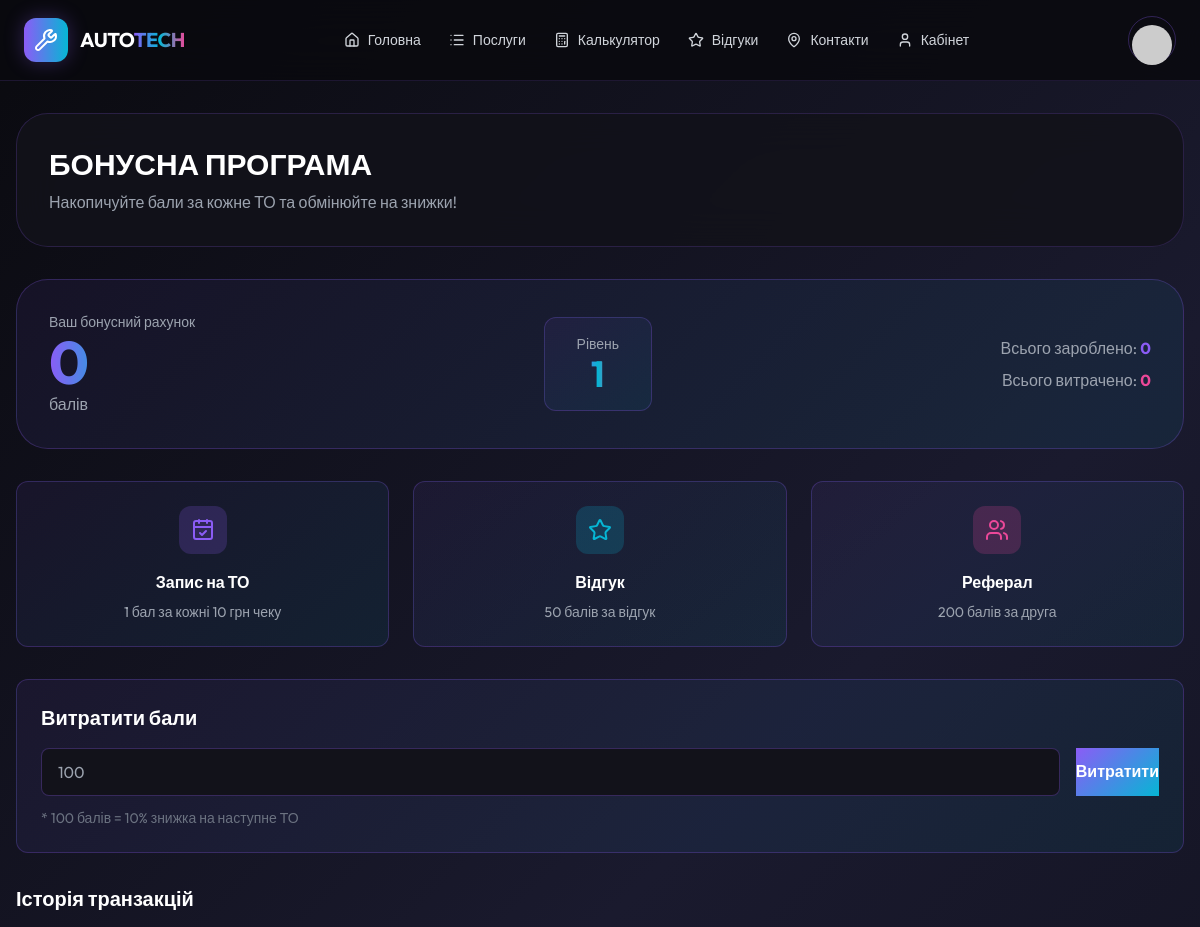
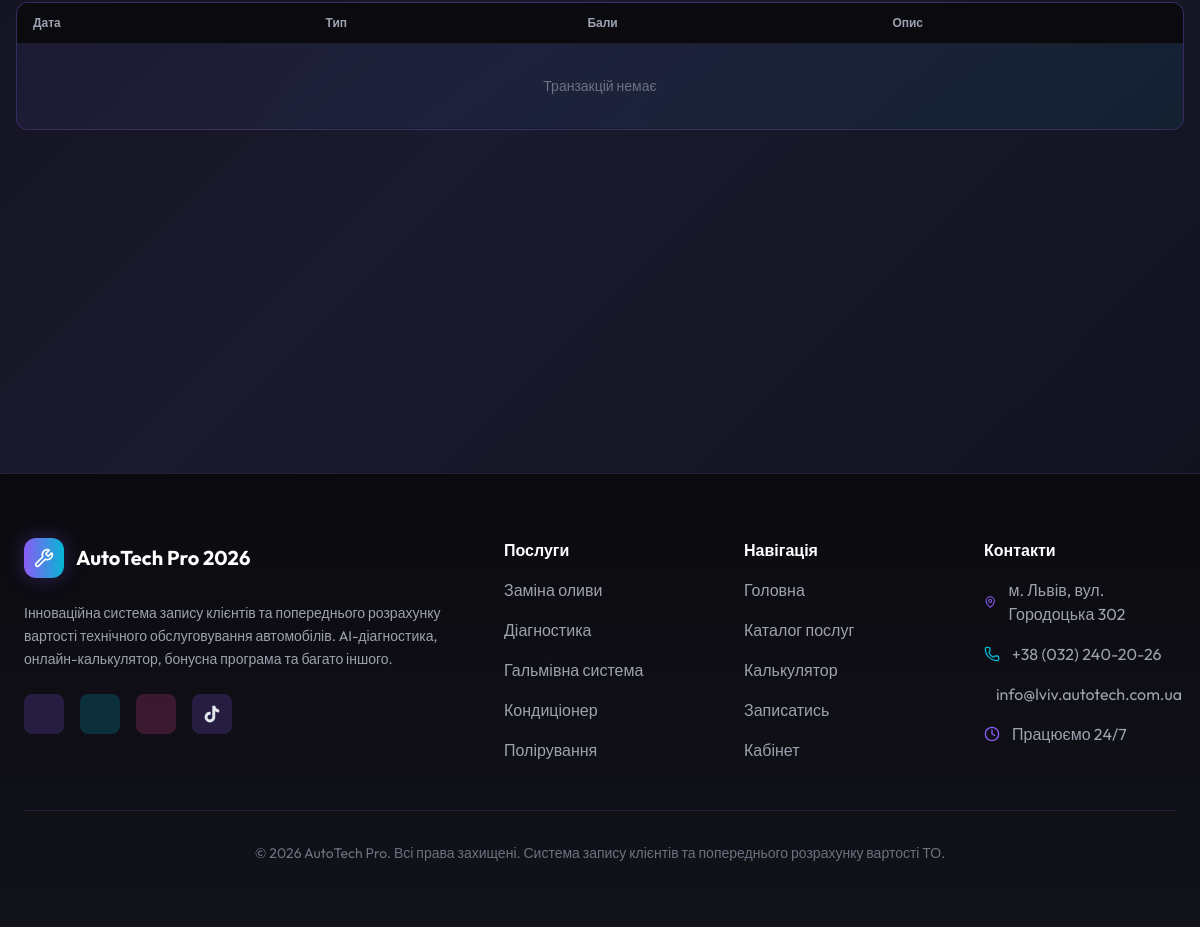
Screenshot of /bonus/ (signed in) with the database file from the repository (2 pictures, top to bottom).
### bookings/models.py (models this page shows, shortened)
class BonusPoints(models.Model):
    user = models.ForeignKey(
        settings.AUTH_USER_MODEL, on_delete=models.CASCADE, related_name="bonus_account"
    )
    points = models.PositiveIntegerField(default=0, verbose_name=_("Бали"))
    total_earned = models.PositiveIntegerField(default=0, verbose_name=_("Всього зароблено"))
    total_spent = models.PositiveIntegerField(default=0, verbose_name=_("Всього витрачено"))
    level = models.PositiveIntegerField(default=1, verbose_name=_("Рівень"))
    created_at = models.DateTimeField(auto_now_add=True)
    updated_at = models.DateTimeField(auto_now=True)
    class Meta:
        verbose_name = _("Бонусний рахунок")
        verbose_name_plural = _("Бонусні рахунки")

### dashboard/views.py (the view)
# urls.py: path("bonus/", views.bonus_view, name="bonus"),
@login_required
def bonus_view(request):
    bonus_account, _ = BonusPoints.objects.get_or_create(user=request.user)
    transactions = BonusTransaction.objects.filter(user=request.user).order_by("-created_at")[:20]
    return render(
        request,
        "dashboard/bonus.html",
        {"bonus_account": bonus_account, "transactions": transactions},
    )

### templates/dashboard/bonus.html (shortened to what this page needs)
{% extends 'base.html' %}
{% load static %}
{% block content %}
<div class="space-y-8">
    <div class="glass-panel rounded-[32px] p-8">
        <h1 class="text-3xl font-bold text-white">БОНУСНА ПРОГРАМА</h1>
        <p class="text-gray-400 mt-2">Накопичуйте бали за кожне ТО та обмінюйте на знижки!</p>
    </div>
    <div class="cyber-card rounded-[32px] p-8">
        <div class="flex flex-col md:flex-row items-center justify-between gap-8">
            <div class="text-center md:text-left">
                <div class="text-gray-400 text-sm">Ваш бонусний рахунок</div>
                <div class="text-6xl font-bold gradient-text">{{ bonus_account.points }}</div>
                <div class="text-gray-400">балів</div>
            </div>
            <div class="text-center">
                <div class="cyber-card inline-block px-8 py-4 rounded-xl">
                    <div class="text-sm text-gray-400">Рівень</div>
                    <div class="text-4xl font-bold gradient-text">{{ bonus_account.level }}</div>
                </div>
            </div>
            <div class="text-center md:text-right space-y-2">
                <div class="text-gray-400">
                    Всього зароблено: <span class="text-cyber-purple font-bold">{{ bonus_account.total_earned }}</span>
                </div>
                <div class="text-gray-400">
                    Всього витрачено: <span class="text-cyber-pink font-bold">{{ bonus_account.total_spent }}</span>
                </div>
            </div>
        </div>
    </div>
    <div class="grid grid-cols-1 md:grid-cols-3 gap-6">
        <div class="cyber-card p-6 rounded-xl text-center">
            <div class="w-12 h-12 rounded-xl bg-cyber-purple/20 flex items-center justify-center mx-auto mb-4">
                <i data-lucide="calendar-check" class="w-6 h-6 text-cyber-purple"></i>
            </div>
            <h3 class="font-bold text-white mb-2">Запис на ТО</h3>
            <p class="text-gray-400 text-sm">1 бал за кожні 10 грн чеку</p>
        </div>
        <div class="cyber-card p-6 rounded-xl text-center">
            <div class="w-12 h-12 rounded-xl bg-cyber-cyan/20 flex items-center justify-center mx-auto mb-4">
                <i data-lucide="star" class="w-6 h-6 text-cyber-cyan"></i>
            </div>
            <h3 class="font-bold text-white mb-2">Відгук</h3>
            <p class="text-gray-400 text-sm">50 балів за відгук</p>
        </div>
        <div class="cyber-card p-6 rounded-xl text-center">
            <div class="w-12 h-12 rounded-xl bg-cyber-pink/20 flex items-center justify-center mx-auto mb-4">
                <i data-lucide="users" class="w-6 h-6 text-cyber-pink"></i>
            </div>
            <h3 class="font-bold text-white mb-2">Реферал</h3>
            <p class="text-gray-400 text-sm">200 балів за друга</p>
        </div>
    </div>
    <div class="cyber-card rounded-xl p-6">
        <h3 class="text-xl font-bold text-white mb-4">Витратити бали</h3>
        <form method="post" action="{% url 'dashboard:spend_bonus' %}" class="flex gap-4 items-end">
            <div class="flex-1">
                <input type="number" name="amount" min="100" max="{{ bonus_account.points }}" placeholder="100" class="input input-bordered w-full bg-cyber-surface border-cyber-purple/30" required />
            </div>
            <button type="submit" class="btn-cyber h-12">Витратити</button>
        </form>
        <p class="text-sm text-gray-500 mt-3">* 100 балів = 10% знижка на наступне ТО</p>
    </div>
    <div>
        <h3 class="text-xl font-bold text-white mb-4">Історія транзакцій</h3>
        <div class="cyber-card overflow-hidden rounded-xl">
            <table class="table w-full">
                <thead class="bg-cyber-dark">
                    <tr class="text-gray-400">
                        <th class="bg-transparent">Дата</th>
                        <th class="bg-transparent">Тип</th>
                        <th class="bg-transparent">Бали</th>
                        <th class="bg-transparent">Опис</th>
                    </tr>
                </thead>
                <tbody>
                    {% for transaction in transactions %}
                    <tr class="border-t border-cyber-purple/10">
                        <td class="text-gray-300">{{ transaction.created_at|date:"d.m.Y H:i" }}</td>
                        <td>
                            {% if transaction.transaction_type == 'EARN' %}
                            <span class="badge bg-green-500/20 text-green-400">+</span>
                            {% else %}
                            <span class="badge bg-red-500/20 text-red-400">-</span>
                            {% endif %}
                        </td>
                        <td class="font-bold {% if transaction.transaction_type == 'EARN' %}text-green-400{% else %}text-red-400{% endif %}">
                            {{ transaction.points }}
                        </td>
                        <td class="text-gray-400">{{ transaction.description|default:"-" }}</td>
                    </tr>
                    {% empty %}
                    <tr>
                        <td colspan="4" class="py-8 text-center text-gray-500">Транзакцій немає</td>
                    </tr>
                    {% endfor %}
                </tbody>
            </table>
        </div>
    </div>
</div>
{% endblock %}

### templates/base.html (style rules this page uses)
:root { --cyber-purple: #8b5cf6; --cyber-cyan: #06b6d4; --cyber-pink: #ec4899; }
body { background: linear-gradient(135deg, #0a0a0f 0%, #1a1a2e 50%, #0f0f1a 100%); min-height: 100vh; color: #e2e8f0; font-family: 'Outfit', sans-serif; }
.glass-panel { background: rgba(18, 18, 26, 0.9); backdrop-filter: blur(20px); border: 1px solid rgba(139, 92, 246, 0.2); }
.cyber-card { background: linear-gradient(145deg, rgba(139, 92, 246, 0.08) 0%, rgba(6, 182, 212, 0.08) 100%); border: 1px solid rgba(139, 92, 246, 0.25); transition: all 0.3s ease; }
.btn-cyber { background: linear-gradient(135deg, var(--cyber-purple) 0%, var(--cyber-cyan) 100%); color: white; border: none; font-weight: 600; }
.gradient-text { background: linear-gradient(90deg, #8b5cf6 0%, #06b6d4 50%, #ec4899 100%); -webkit-background-clip: text; -webkit-text-fill-color: transparent; background-clip: text; }
.btn-cyber, .btn, .btn-outline { display: inline-flex !important; align-items: center !important; justify-content: center !important; text-align: center !important; line-height: 1.2 !important; vertical-align: middle !important; }
.btn-cyber, .btn { padding-top: 0.5rem !important; padding-bottom: 0.5rem !important; }

### rows the page displays
BonusPoints: points "0", level "1", total_earned "0", total_spent "0", amount "100"
